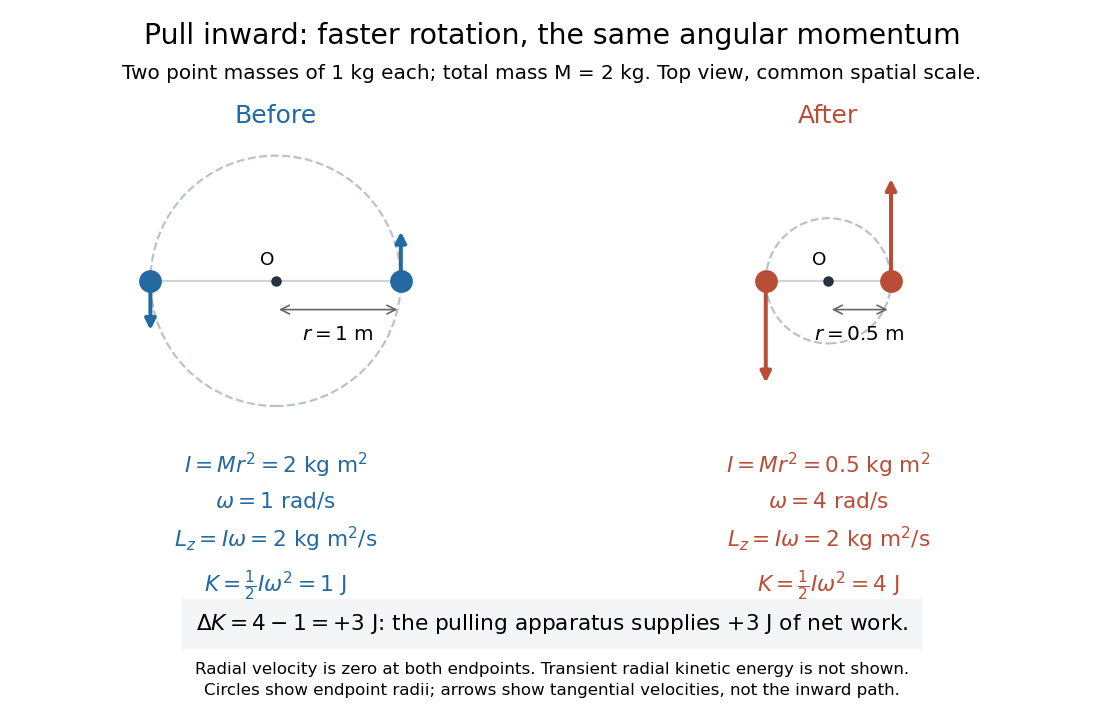

Here is the Python script that generated this plot:
"""Generate angular-momentum-radius-change.png in the current working directory.

Use: make _media/angular-momentum-radius-change.png
Tested with Python 3.14.4, NumPy 2.3.5, Matplotlib 3.10.7.
Two 1 kg point masses, no applied torque; radial endpoint velocities vanish.
Transient radial kinetic energy is omitted from the endpoint comparison.
"""

import matplotlib.pyplot as plt
import numpy as np
from matplotlib.patches import Circle


def main():
    plt.rcParams.update({"font.size": 13, "savefig.facecolor": "white"})
    total_mass = 2.0
    radii = np.array([1.0, 0.5])
    inertia = total_mass * radii**2
    angular_momentum = inertia[0] * 1.0
    omega = angular_momentum / inertia
    energy = inertia * omega**2 / 2
    work = energy[1] - energy[0]
    assert np.allclose(inertia, [2, 0.5])
    assert np.allclose(omega, [1, 4])
    assert np.allclose(inertia * omega, [2, 2])
    assert np.allclose(energy, [1, 4]) and np.isclose(work, 3)
    fig, axes = plt.subplots(1, 2, figsize=(9.2, 6.0), facecolor="white")
    fig.subplots_adjust(left=0.06, right=0.94, bottom=0.41, top=0.81, wspace=0.32)
    fig.suptitle("Pull inward: faster rotation, the same angular momentum", fontsize=17, y=0.97)
    fig.text(0.5, 0.89, "Two point masses of 1 kg each; total mass M = 2 kg. Top view, common spatial scale.",
             ha="center", fontsize=12)
    for i, (ax, radius, angular_speed, inertial, kinetic) in enumerate(zip(axes, radii, omega, inertia, energy)):
        color = ["#2469a0", "#b94d36"][i]
        ax.set(xlim=(-1.4, 1.4), ylim=(-1.15, 1.15), aspect="equal")
        ax.axis("off")
        ax.add_patch(Circle((0, 0), radius, fill=False, ls="--", ec="#b8c1cc", lw=1.3))
        ax.plot([-radius, radius], [0, 0], color="#d0d4d8", lw=1.3)
        ax.scatter([-radius, radius], [0, 0], s=160, color=color, zorder=4)
        ax.scatter([0], [0], s=28, color="#263341", zorder=4)
        ax.text(-0.07, 0.13, "O", ha="center", fontsize=11)
        for sign in [-1, 1]:
            ax.annotate("", (sign * radius, sign * 0.42 * radius * angular_speed), (sign * radius, 0),
                        arrowprops={"arrowstyle": "-|>", "color": color, "lw": 2.4})
        ax.annotate("", (radius, -0.23), (0, -0.23),
                    arrowprops={"arrowstyle": "<->", "color": "#666666"})
        ax.text(radius / 2, -0.47, rf"$r={radius:g}$ m", ha="center", fontsize=12)
        ax.set_title(["Before", "After"][i], color=color, fontsize=15, pad=8)
        summary = (rf"$I=Mr^2={inertial:g}$ kg m$^2$" + "\n" +
                   rf"$\omega={angular_speed:g}$ rad/s" + "\n" +
                   rf"$L_z=I\omega={angular_momentum:g}$ kg m$^2$/s" + "\n" +
                   rf"$K=\frac{{1}}{{2}}I\omega^2={kinetic:g}$ J")
        ax.text(0.5, -0.09, summary, transform=ax.transAxes, ha="center", va="top", fontsize=13,
                linespacing=1.6, color=color)
    fig.text(0.5, 0.125, r"$\Delta K=4-1=+3$ J: the pulling apparatus supplies $+3$ J of net work.",
             ha="center", fontsize=13, bbox={"facecolor": "#f4f5f7", "edgecolor": "none", "pad": 8})
    fig.text(0.5, 0.035, "Radial velocity is zero at both endpoints. Transient radial kinetic energy is not shown.\n"
             "Circles show endpoint radii; arrows show tangential velocities, not the inward path.",
             ha="center", fontsize=10, linespacing=1.5)
    fig.savefig("angular-momentum-radius-change.png", dpi=120, facecolor="white", transparent=False)
    plt.close(fig)


if __name__ == "__main__":
    main()
